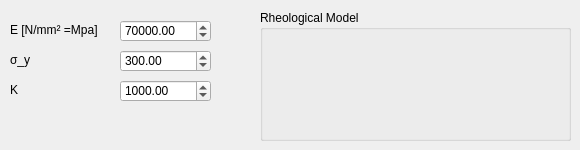
    <widget class="QWidget" name="ELASTIC_PLASTIC_ISO">
     <attribute name="title">
      <string>Elastik Plastik iso</string>
     </attribute>
     <widget class="QGroupBox" name="RHEO_BOX_ELASTIC_PLASTIC_ISO">
      <property name="geometry">
       <rect>
        <x>260</x>
        <y>10</y>
        <width>311</width>
        <height>131</height>
       </rect>
      </property>
      <property name="title">
       <string>Rheological Model</string>
      </property>
      <widget class="QLabel" name="RHEO_ELASTIC_PLASTIC_ISO">
       <property name="geometry">
        <rect>
         <x>10</x>
         <y>20</y>
         <width>291</width>
         <height>101</height>
        </rect>
       </property>
       <property name="text">
        <string/>
       </property>
       <property name="pixmap">
        <pixmap>PIC/Rheo_Perzyna.jpg</pixmap>
       </property>
       <property name="scaledContents">
        <bool>true</bool>
       </property>
      </widget>
     </widget>
     <widget class="QDoubleSpinBox" name="VAL_E_ELASTIC_PLASTIC_ISO">
      <property name="geometry">
       <rect>
        <x>120</x>
        <y>20</y>
        <width>91</width>
        <height>22</height>
       </rect>
      </property>
      <property name="decimals">
       <number>2</number>
      </property>
      <property name="maximum">
       <double>80000.000000000000000</double>
      </property>
      <property name="value">
       <double>70000.000000000000000</double>
      </property>
     </widget>
     <widget class="QDoubleSpinBox" name="VAL_SIGMA_Y_ELASTIC_PLASTIC_ISO">
      <property name="geometry">
       <rect>
        <x>120</x>
        <y>50</y>
        <width>91</width>
        <height>22</height>
       </rect>
      </property>
      <property name="decimals">
       <number>2</number>
      </property>
      <property name="maximum">
       <double>8000.000000000000000</double>
      </property>
      <property name="value">
       <double>300.000000000000000</double>
      </property>
     </widget>
     <widget class="QLabel" name="LABEL_VAL_K_ELASTIC_PLASTIC_ISO_3">
      <property name="geometry">
       <rect>
        <x>10</x>
        <y>80</y>
        <width>91</width>
        <height>20</height>
       </rect>
      </property>
      <property name="text">
       <string>K</string>
      </property>
     </widget>
     <widget class="QLabel" name="LABEL_VAL_E_ELASTIC_PLASTIC_ISO">
      <property name="geometry">
       <rect>
        <x>10</x>
        <y>20</y>
        <width>91</width>
        <height>20</height>
       </rect>
      </property>
      <property name="text">
       <string>E [N/mm² =Mpa]</string>
      </property>
     </widget>
     <widget class="QLabel" name="LABEL_VAL_SIGMA_Y_PERZYNA_2">
      <property name="geometry">
       <rect>
        <x>10</x>
        <y>50</y>
        <width>91</width>
        <height>20</height>
       </rect>
      </property>
      <property name="text">
       <string>σ_y</string>
      </property>
     </widget>
     <widget class="QDoubleSpinBox" name="VAL_K_ELASTIC_PLASTIC_ISO">
      <property name="geometry">
       <rect>
        <x>120</x>
        <y>80</y>
        <width>91</width>
        <height>22</height>
       </rect>
      </property>
      <property name="decimals">
       <number>2</number>
      </property>
      <property name="maximum">
       <double>8000.000000000000000</double>
      </property>
      <property name="value">
       <double>1000.000000000000000</double>
      </property>
     </widget>
    </widget>
